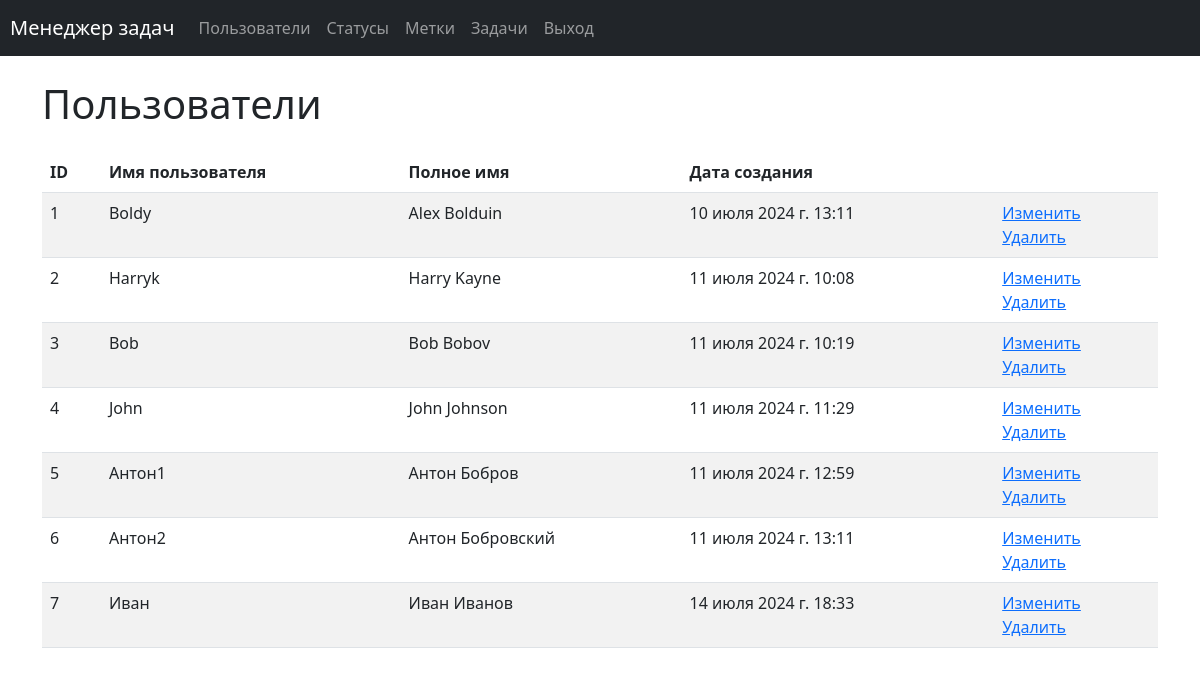
The page /users/ (signed in) on the database its author committed.
### task_manager/users/models.py (models this page shows, shortened)
class User(AbstractUser):
    groups = models.ManyToManyField(Group, related_name='auth_user_groups')
    user_permissions = models.ManyToManyField(Permission, related_name='auth_user_permissions')
    first_name = models.CharField(max_length=150)
    last_name = models.CharField(max_length=150)

### task_manager/users/views.py (the view)
# urls.py: path('', UsersListView.as_view(), name='users'),
class UsersListView(ListView):
    template_name = 'users/index.html'
    model = User
    context_object_name = 'users'

### task_manager/templates/users/index.html (shortened to what this page needs)
{% extends "base.html" %}
{% load i18n %}
{% load django_bootstrap5 %}
{% block content %}
<div class="container wrapper flex-grow-1">
    <h1 class="my-4">
Пользователи
    </h1>
<table class="table table-striped">
<thead>
  <tr>
    <th>ID</th>
    <th>{% trans 'Username' %}</th>
    <th>{% trans 'Full name' %}</th>
    <th>{% trans 'Creation date' %}</th>
    <th></th>
  </tr>
</thead>
<tbody>
  {% if users %}
  {% for user in users %}
    <tr>
      <td>{{ user.id }}</td>
      <td>{{ user.username }}</td>
      <td>{{ user.get_full_name }}</td>
      <td>{{ user.date_joined }}</td>
      <td>
        <a href="{% url 'user_update' user.id %}">{% trans "Update" %}</a>
        <br>
        <a href="{% url 'users' %}">{% trans "Delete" %}</a>
      </td>
    </tr>
  {% endfor %}
  {% endif %}
</tbody>
</table>
</div>
{% endblock content %}

### rows shown on the page
User: id "1", username "Boldy", get_full_name "Alex Bolduin", date_joined "10 июля 2024 г. 13:11"
User: id "2", username "Harryk", get_full_name "Harry Kayne", date_joined "11 июля 2024 г. 10:08"
User: id "3", username "Bob", get_full_name "Bob Bobov", date_joined "11 июля 2024 г. 10:19"
User: id "4", username "John", get_full_name "John Johnson", date_joined "11 июля 2024 г. 11:29"
User: id "5", username "Антон1", get_full_name "Антон Бобров", date_joined "11 июля 2024 г. 12:59"
User: id "6", username "Антон2", get_full_name "Антон Бобровский", date_joined "11 июля 2024 г. 13:11"
User: id "7", username "Иван", get_full_name "Иван Иванов", date_joined "14 июля 2024 г. 18:33"
